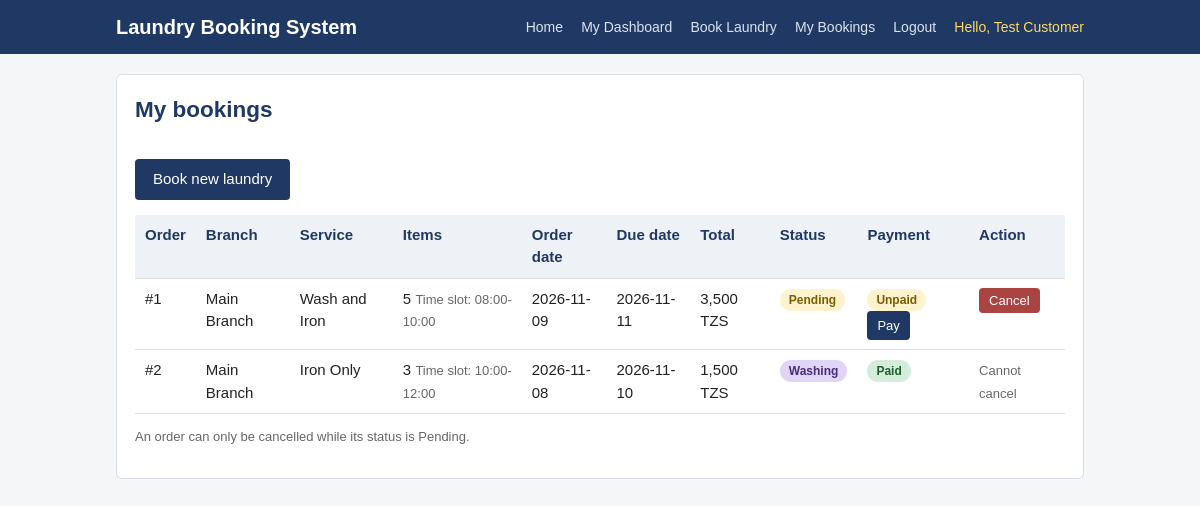
/my-bookings.php (signed in), run on the app's committed database.
### tables this page shows
CREATE TABLE Laundry_Order (
    Order_id INT AUTO_INCREMENT PRIMARY KEY,
    Customer_id INT NOT NULL,
    Employee_id INT NULL,
    Branch_id INT NOT NULL,
    Order_date DATE NOT NULL,
    Due_date DATE NOT NULL,
    Order_status VARCHAR(50) NOT NULL DEFAULT 'Pending',
    Total_amount DECIMAL(10,2) NOT NULL,
    FOREIGN KEY (Customer_id) REFERENCES Customer (Customer_id)
        ON UPDATE CASCADE ON DELETE RESTRICT,
    FOREIGN KEY (Employee_id) REFERENCES Employee (Employee_id)
        ON UPDATE CASCADE ON DELETE SET NULL,
    FOREIGN KEY (Branch_id) REFERENCES Branch (Branch_id)
        ON UPDATE CASCADE ON DELETE RESTRICT
);

CREATE TABLE Branch (
    Branch_id INT AUTO_INCREMENT PRIMARY KEY,
    Branch_name VARCHAR(100) NOT NULL,
    Branch_address VARCHAR(50) NOT NULL,
    Branch_phone VARCHAR(20) NOT NULL
);

### config.php (called while the page is built, shortened)
<?php
function e($value) {
    return htmlspecialchars((string) $value, ENT_QUOTES, 'UTF-8');
}
function current_user() {
    return [
        'id'    => $_SESSION['user_id'],
        'type'  => $_SESSION['user_type'],
        'role'  => $_SESSION['user_role'],
        'name'  => $_SESSION['user_name'],
        'email' => $_SESSION['user_email'] ?? null,
    ];
}
function status_class($status) {
    switch ($status) {
        case 'Pending':    return 'badge-pending';
        case 'Washing':    return 'badge-washing';
    }
}

### my-bookings.php (the view, shortened to what this page needs)
<?php
require_once __DIR__ . '/config.php';
$user = current_user();
$stmt = $pdo->prepare(
    'SELECT o.Order_id, o.Order_date, o.Due_date, o.Order_status,
            o.Total_amount, b.Branch_name, s.Service_name,
            oi.Order_quantity, oi.Order_notes,
            (SELECT COUNT(*) FROM Payment p
              WHERE p.Order_id = o.Order_id AND p.Payment_status = ? ) AS paid_count
     FROM Laundry_Order o
     JOIN Branch b ON b.Branch_id = o.Branch_id
     LEFT JOIN Order_Item oi ON oi.Order_id = o.Order_id
     LEFT JOIN Service s ON s.Service_id = oi.Service_id
     WHERE o.Customer_id = ?
     ORDER BY o.Order_date DESC, o.Order_id DESC'
);
$stmt->execute(['Paid', $user['id']]);
$orders = $stmt->fetchAll();
?>
<!DOCTYPE html>
<html lang="en">
<head>
<link rel="stylesheet" href="css/style.css">
</head>
<body>
<header>
  <div class="wrap">
    <h1><a href="index.php">Laundry Booking System</a></h1>
    <nav>
      <a href="index.php">Home</a>
      <a href="dashboard.php">My Dashboard</a>
      <a href="book.php">Book Laundry</a>
      <a href="my-bookings.php">My Bookings</a>
      <a href="logout.php">Logout</a>
      <span class="who">Hello, <?php echo e($user['name']); ?></span>
    </nav>
  </div>
</header>
<main><div class="wrap">
<div class="card">
  <h2>My bookings</h2>
  <p><a class="btn" href="book.php">Book new laundry</a></p>
  <?php if ($orders): ?>
    <div class="table-wrap"><table>
      <tr>
        <th>Order</th><th>Branch</th><th>Service</th><th>Items</th>
        <th>Order date</th><th>Due date</th><th>Total</th>
        <th>Status</th><th>Payment</th><th>Action</th>
      </tr>
      <?php foreach ($orders as $o): ?>
        <tr>
          <td>#<?php echo (int) $o['Order_id']; ?></td>
          <td><?php echo e($o['Branch_name']); ?></td>
          <td><?php echo e($o['Service_name'] ?? '-'); ?></td>
          <td><?php echo (int) $o['Order_quantity']; ?>
            <span class="muted"><?php echo e($o['Order_notes'] ?? ''); ?></span></td>
          <td><?php echo e($o['Order_date']); ?></td>
          <td><?php echo e($o['Due_date']); ?></td>
          <td><?php echo number_format((float) $o['Total_amount'], 0); ?> TZS</td>
          <td><span class="badge <?php echo e(status_class($o['Order_status'])); ?>"><?php echo e($o['Order_status']); ?></span></td>
          <td>
            <?php if ((int) $o['paid_count'] > 0): ?>
              <span class="badge badge-paid">Paid</span>
            <?php else: ?>
              <span class="badge badge-unpaid">Unpaid</span>
              <a class="btn btn-small" href="payment.php?order_id=<?php echo (int) $o['Order_id']; ?>">Pay</a>
            <?php endif; ?>
          </td>
          <td>
            <?php if ($o['Order_status'] === 'Pending'): ?>
              <form method="post" action="my-bookings.php"
                    onsubmit="return confirm('Cancel order #<?php echo (int) $o['Order_id']; ?>?');">
                <button class="btn btn-danger btn-small" type="submit">Cancel</button>
              </form>
            <?php else: ?>
              <span class="muted">Cannot cancel</span>
            <?php endif; ?>
          </td>
        </tr>
      <?php endforeach; ?>
    </table></div>
    <p class="muted">An order can only be cancelled while its status is Pending.</p>
  <?php else: ?>
    <p>You have no bookings yet. <a href="book.php">Book your first laundry</a>.</p>
  <?php endif; ?>
</div>
</div></main>
</body>
</html>

### css/style.css (style rules this page uses)
* { box-sizing: border-box; }
body { margin: 0; font-family: Arial, Helvetica, sans-serif; font-size: 15px; line-height: 1.5; color: #222; background: #f4f6f8; }
a { color: #1f3864; }
header { background: #1f3864; color: #fff; padding: 12px 0; }
header .wrap { max-width: 1000px; margin: 0 auto; padding: 0 16px; display: flex; align-items: center; justify-content: space-between; flex-wrap: wrap; gap: 8px; }
header h1 { margin: 0; font-size: 20px; }
header h1 a { color: #fff; text-decoration: none; }
nav a { color: #dbe4f0; text-decoration: none; margin-left: 14px; font-size: 14px; }
nav .who { color: #ffd966; margin-left: 14px; font-size: 14px; }
.wrap { max-width: 1000px; margin: 0 auto; padding: 0 16px; }
main { padding: 20px 0 40px; }
h2 { color: #1f3864; margin-top: 0; }
.card { background: #fff; border: 1px solid #d9dee6; border-radius: 6px; padding: 18px; margin-bottom: 18px; }
.muted { color: #666; font-size: 13px; }
.btn { display: inline-block; padding: 9px 18px; border: none; border-radius: 4px; background: #1f3864; color: #fff; font-size: 15px; cursor: pointer; text-decoration: none; margin-top: 14px; }
.btn-danger { background: #a94442; }
.btn-small { padding: 5px 10px; font-size: 13px; margin-top: 0; }
table { width: 100%; border-collapse: collapse; background: #fff; }
th, td { padding: 9px 10px; border-bottom: 1px solid #d9dee6; text-align: left; vertical-align: top; }
th { background: #eef1f5; color: #1f3864; }
.table-wrap { overflow-x: auto; }
.badge { display: inline-block; padding: 2px 9px; border-radius: 20px; font-size: 12px; font-weight: bold; white-space: nowrap; }
.badge-pending { background: #fff3cd; color: #7a5b00; }
.badge-washing { background: #e0d4f7; color: #4a2d7a; }
.badge-paid { background: #d4edda; color: #1e5c2a; }
.badge-unpaid { background: #fff3cd; color: #7a5b00; }

### data on the page
laundry_order: Order_id "1", Branch.Branch_name "Main Branch", Service_name "Wash and Iron", Order_quantity "5", Order_notes "Time slot: 08:00-10:00", Order_date "2026-11-09", Due_date "2026-11-11", Total_amount "3,500", Order_status "Pending"
laundry_order: Order_id "2", Branch.Branch_name "Main Branch", Service_name "Iron Only", Order_quantity "3", Order_notes "Time slot: 10:00-12:00", Order_date "2026-11-08", Due_date "2026-11-10", Total_amount "1,500", Order_status "Washing", shows "Paid", shows "Cannot cancel"

### other printed values
$user['name'] "Test Customer"
